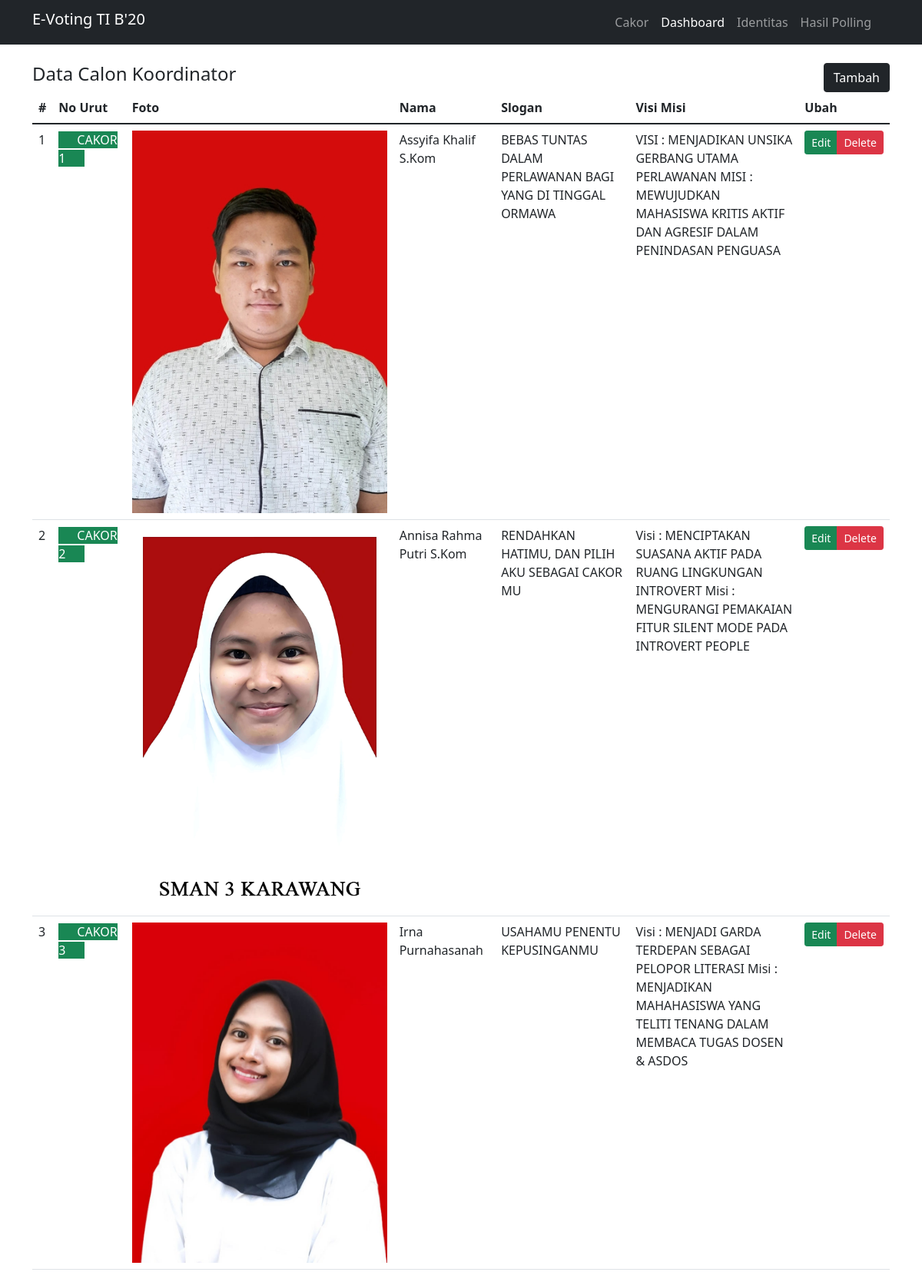
The app's page /EvotingKel8/back/index.php?page=identitas with its own data.
### tables this page shows
CREATE TABLE `identitas` (
  `id_idt` int(12) NOT NULL,
  `id_ckr` int(12) NOT NULL,
  `nama` varchar(50) NOT NULL,
  `slogan` varchar(100) NOT NULL,
  `foto` varchar(255) NOT NULL,
  `vm` text NOT NULL
);

CREATE TABLE `cakor` (
  `id_ckr` int(12) NOT NULL,
  `nu_ckr` varchar(50) NOT NULL
);

### EvotingKel8/back/identitas/index.php (the view, shortened to what this page needs)
<div class="row">
    <div class="col-md-12">
        <div class="d-flex justify-content-between">
            <h4>Data Calon Koordinator</h4>
            <a href="index.php?page=identitas_create" class="btn btn-dark">Tambah</a>
        </div>
        <div class="table-responsive">
            <table class="table">
                <thead>
                    <tr>
                        <th>#</th>
                        <th>No Urut</th>
                        <th>Foto</th>
                        <th>Nama</th>
                        <th>Slogan</th>
                        <th>Visi Misi</th>
                        <th>Ubah</th>
                    </tr>
                </thead>
                <tbody>
                    <?php
                        $query = mysqli_query($koneksi, "SELECT * FROM identitas JOIN cakor ON identitas.id_ckr = cakor.id_ckr");
                        $no = 1;
                        if (mysqli_num_rows($query) > 0) {
                            foreach ($query as $data){
                    ?>
                    <tr>
                        <td><?= $no++ ?></td>
                        <td>
                            <span class="bg-success text-white px-4">
                                <?= $data['nu_ckr'] ?>
                            </span>
                        </td>
                        <td>
                            <a href="./assets/img/<?=$data['foto']?>">
                                <img src="./assets/img/<?=$data['foto']?>" class="img-fluid" width="100%" alt="">
                            </a>
                        </td>
                        <td><?=$data['nama'] ?></td>
                        <td><?=$data['slogan'] ?></td>
                        <td><?=$data['vm'] ?></td>
                        <td>
                            <div class="btn-group">
                                <a href="index.php?page=cakor_edit&id=<?= $data['id_ckr'] ?>"
                                    class="btn btn-sm btn-success">Edit</a>
                                <a href="index.php?page=cakor_delete&id=<?= $data['id_ckr'] ?>"
                                    class="btn btn-sm btn-danger"
                                    onclick="return confirm('Apakah anda yakin ingin menghapus data ini ?')">Delete</a>
                            </div>
                        </td>
                    </tr>
                    <?php
                            }
                        }
                    ?>
                </tbody>
            </table>
        </div>
    </div>
</div>

### EvotingKel8/back/index.php (shortened to what this page needs)
<!DOCTYPE html>
<html lang="en">
<head>
    <link href="https://cdn.jsdelivr.net/npm/bootstrap@5.1.3/dist/css/bootstrap.min.css" rel="stylesheet"
>
</head>
<body>
    <nav class="navbar navbar-expand-lg navbar-dark bg-dark">
        <div class="container">
            <a class="navbar-brand h4" href="#">E-Voting TI B'20</a>
            <div class="offcanvas offcanvas-end" tabindex="-1" id="offcanvasNavbar"
                aria-labelledby="offcanvasNavbarLabel">
                <div class="offcanvas-body navbar-dark bg-dark">
                    <ul class="navbar-nav justify-content-end flex-grow-1 pe-3">
                        <li class="nav-item">
                            <a class="nav-link " href="index.php?page=cakor">Cakor</a>
                        </li>
                        <li class="nav-item">
                            <a class="nav-link active" href="index.php">Dashboard</a>
                        </li>
                        <li class="nav-item">
                            <a class="nav-link " href="index.php?page=identitas">Identitas</a>
                        </li>
                        <li class="nav-item">
                            <a class="nav-link" href="index.php?page=hasilpolling">Hasil
                                Polling</a>
                        </li>
                    </ul>
                </div>
            </div>
        </div>
    </nav>
    <div class="container mt-4">
        <?php
            include "menu.php";
        ?>
    </div>
</body>
</html>

### EvotingKel8/back/menu.php (shortened to what this page needs)
<?php
    if (isset($_GET['page'])){
        include '../Libraries/koneksidatabase.php';
        $page = $_GET['page'];
        switch ($page) {
            case 'identitas':
                include 'identitas/index.php';
                break;
        }
    } else {
        include 'dashboard.php';
    }

### records on screen
identitas: id_ckr.nu_ckr "CAKOR 1", foto (picture), nama "Assyifa Khalif S.Kom", slogan "BEBAS TUNTAS DALAM PERLAWANAN BAGI YANG DI TINGGAL ORMAWA", vm "VISI : MENJADIKAN UNSIKA GERBANG UTAMA PERLAWANAN MISI : MEWUJUDKAN MAHASISWA KRITIS AKTIF DAN AGRESIF DALAM PENINDASAN PENGUASA"
identitas: id_ckr.nu_ckr "CAKOR 2", foto (picture), nama "Annisa Rahma Putri S.Kom", slogan "RENDAHKAN HATIMU, DAN PILIH AKU SEBAGAI CAKOR MU", vm "Visi : MENCIPTAKAN SUASANA AKTIF PADA RUANG LINGKUNGAN INTROVERT Misi : MENGURANGI PEMAKAIAN FITUR SILENT MODE PADA INTROVERT PEOPLE"
identitas: id_ckr.nu_ckr "CAKOR 3", foto (picture), nama "Irna Purnahasanah", slogan "USAHAMU PENENTU KEPUSINGANMU", vm "Visi : MENJADI GARDA TERDEPAN SEBAGAI PELOPOR LITERASI Misi : MENJADIKAN MAHAHASISWA YANG TELITI TENANG DALAM MEMBACA TUGAS DOSEN & ASDOS"
